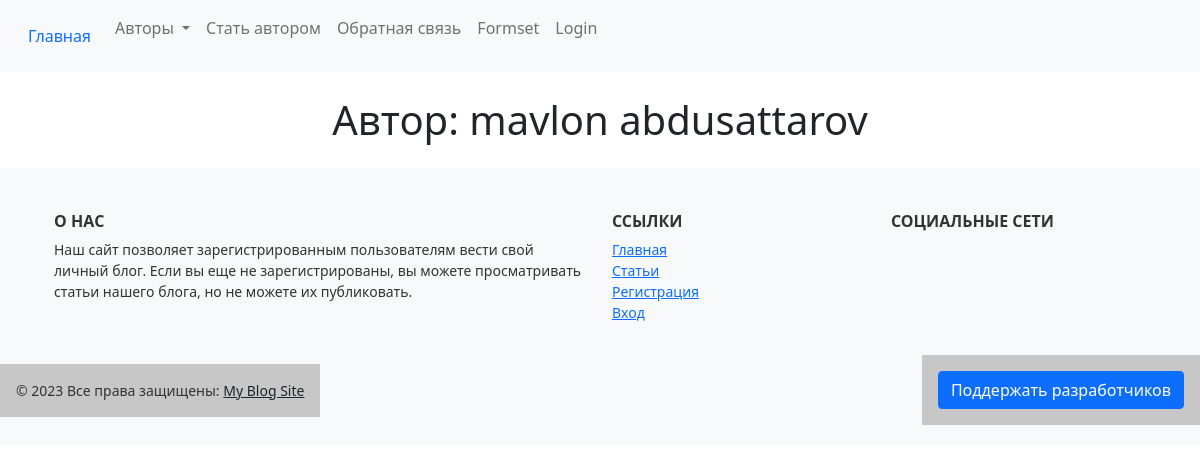
/users/current/2/, run on an earlier commit of the app's database.
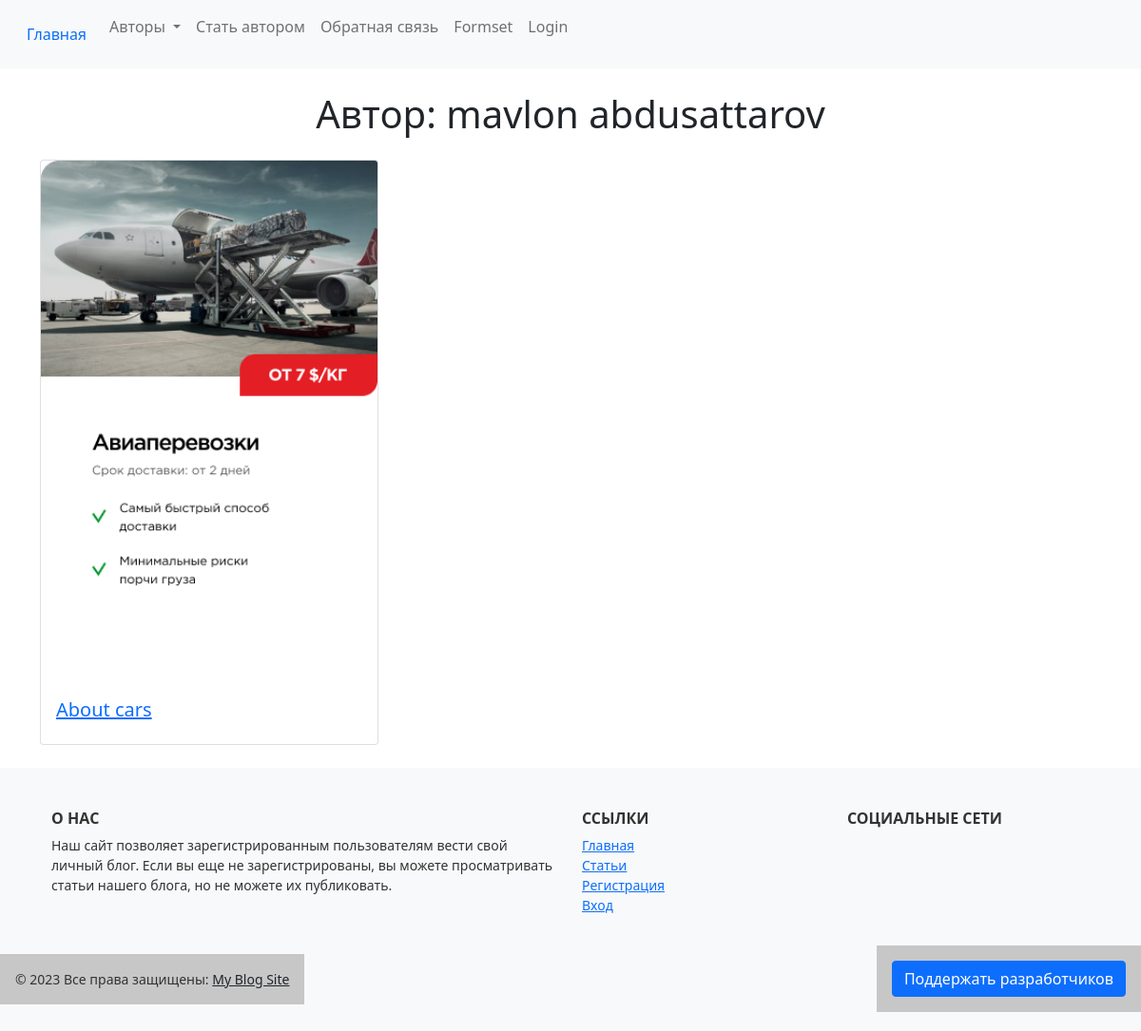
And on a later commit of the database.
### blog/models.py (models this page shows, shortened)
class Blog(models.Model):
    title = models.CharField('Название блога', max_length=100)
    photo = models.ImageField()
    text = models.TextField('текст')
    created_at = models.DateTimeField(auto_now_add=True)
    published_at = models.DateTimeField(verbose_name='', null=True, blank=True)
    author = models.ForeignKey(to=User, on_delete=models.DO_NOTHING, related_name='author_of_blog')
    order = models.SmallIntegerField(db_index=True, default=0)
    class Meta:
        verbose_name = 'Пост'
        verbose_name_plural = 'Посты'
        ordering = ['order',]

### users_/views.py (the view)
# urls.py: path('current/<int:pk>/', UserDetail.as_view(), name='author_detail')
class UserDetail(DetailView):
    model = User
    template_name = 'pages/author_detail.html'
    context_object_name = 'current_user'
    def get_queryset(self):
        queryset = super().get_queryset()
        queryset = queryset.prefetch_related('author_of_blog')
        return queryset

### templates/pages/author_detail.html
{% extends 'layout/base.html' %}
{% block content %}
   <div class="container">
      <div class="text-center mt-4">
         <h1>Автор: {{ current_user.first_name }} {{ current_user.last_name }}</h1>
      </div>
      <div class="row mt-4">
         {% for blog in object.author_of_blog.all %}
            <div class="col-md-4">
               <a href="{% url 'blog:detail_page' blog.pk %}">
                  <div class="card mb-4">
                  <img src="{{ blog.photo.url }}" class="card-img-top" alt="{{ blog.title }}">
                  <div class="card-body">
                     <h5 class="card-title">{{ blog.title }}</h5>
                  </div>
               </div>
               </a>
            </div>
         {% endfor %}
      </div>
   </div>
{% endblock %}

What changed in the data, as far as the page shows it:
added Blog: photo (picture), title "About cars"
